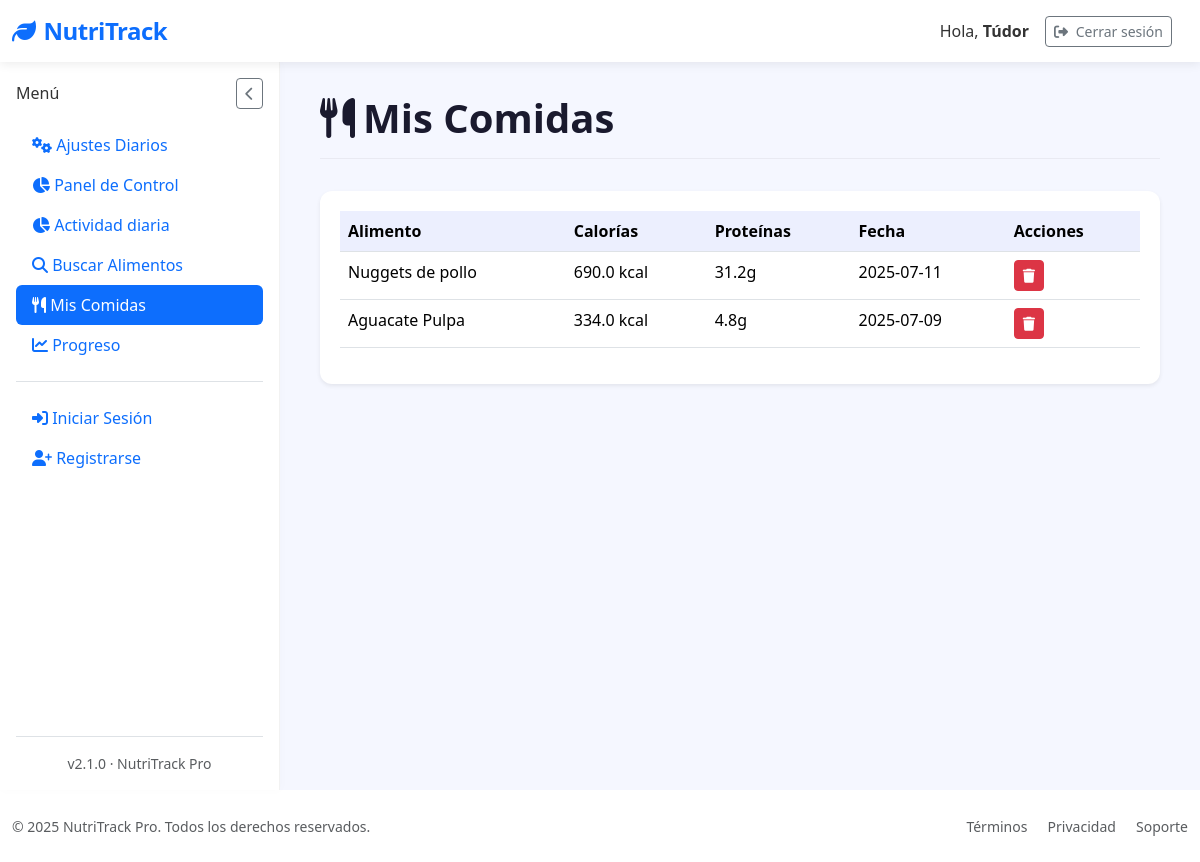
The page /mis-comidas (signed in) on the database its author committed.
### tables this page shows
CREATE TABLE "loggin" (
	"id"	INTEGER,
	"username"	TEXT NOT NULL,
	"password"	TEXT,
	"email"	TEXT, google_id TEXT,
	PRIMARY KEY("id" AUTOINCREMENT)
);

CREATE TABLE "food_entries" (
	"id"	INTEGER,
	"user_id"	INTEGER NOT NULL,
	"food_name"	TEXT NOT NULL,
	"calories"	REAL,
	"proteins"	REAL,
	"fats"	REAL,
	"carbs"	REAL,
	"date"	TIMESTAMP DEFAULT CURRENT_TIMESTAMP,
	"created_at"	TEXT,
	PRIMARY KEY("id" AUTOINCREMENT),
	FOREIGN KEY("user_id") REFERENCES "loggin"("id")
);

### app/controllers/MyfoodsController.py (the view)
@app.route('/mis-comidas')
@login_required
def mis_comidas():
    with get_db_cursor() as cur:
        cur.execute("""
            SELECT id, food_name, calories, proteins, date
            FROM food_entries
            WHERE user_id = ?
            ORDER BY date DESC
        """, (current_user.id,))
        comidas = cur.fetchall()
    return render_template('Myfoods/mis_comidas.html', comidas=comidas)

### app/__init__.py (called while the page is built)
@login_manager.user_loader
def load_user(user_id):
    return User.get_by_id(user_id)

### app/conexion.py (called while the page is built)
@contextmanager
def get_db_connection():
    conn = sqlite3.connect(DATABASE)
    conn.row_factory = sqlite3.Row  # Esto permite acceso como diccionario
    try:
        yield conn
    finally:
        conn.close()

@contextmanager
def get_db_cursor():
    with get_db_connection() as conn:
        cursor = conn.cursor()
        try:
            yield cursor
            conn.commit()
        except:
            conn.rollback()
            raise

### app/models/LoginGoogleModel.py (called while the page is built)
    @staticmethod
    def get_by_id(user_id):
        with get_db_cursor() as cur:
            cur.execute("SELECT * FROM loggin WHERE id = ?", (user_id,))
            user = cur.fetchone()
            if user:
                return User(
                    id=user['id'],
                    username=user['username'],
                    email=user['email'] if 'email' in user.keys() else None,
                    google_id=user['google_id'] if 'google_id' in user.keys() else None
                )
        return None

### app/templates/Myfoods/mis_comidas.html (shortened to what this page needs)
{% extends "base.html" %}
{% block section %}
<div class="page-header">
  <h1 class="page-title">
    <i class="fas fa-utensils me-2"></i>Mis Comidas
  </h1>
</div>
<div class="card border-0 shadow-sm">
  <div class="card-body">
    {% if comidas %}
    <div class="table-responsive">
      <table class="table table-hover">
        <thead>
          <tr>
            <th>Alimento</th>
            <th>Calorías</th>
            <th>Proteínas</th>
            <th>Fecha</th>
            <th>Acciones</th>
          </tr>
        </thead>
        <tbody>
          {% for comida in comidas %}
          <tr>
            <td>{{ comida['food_name'] }}</td>
            <td>{{ comida['calories'] }} kcal</td>
            <td>{{ comida['proteins'] }}g</td>
            <td>{{ comida['date'] }}</td>
            <td>
              <form method="POST" action="{{ url_for('eliminar_comida', comida_id=comida['id']) }}">
                <button type="submit" class="btn btn-sm btn-danger">
                  <i class="fas fa-trash"></i>
                </button>
              </form>
            </td>
          </tr>
          {% endfor %}
        </tbody>
      </table>
    </div>
    {% else %}
    <div class="text-center py-5">
      <i class="fas fa-utensils fa-3x text-muted mb-3"></i>
      <h5 class="fw-medium">No hay comidas registradas</h5>
      <p class="text-muted">Busca y añade alimentos para verlos aquí.</p>
    </div>
    {% endif %}
  </div>
</div>
{% endblock %}

### app/templates/base.html (shortened to what this page needs)
<!DOCTYPE html>
<html lang="es" data-bs-theme="light">
<head>
    <link href="https://cdn.jsdelivr.net/npm/bootstrap@5.3.2/dist/css/bootstrap.min.css" rel="stylesheet">
    <link rel="stylesheet" href="https://cdn.jsdelivr.net/npm/bootstrap-icons@1.11.1/font/bootstrap-icons.css">
    <link rel="stylesheet" href="https://cdnjs.cloudflare.com/ajax/libs/font-awesome/6.5.2/css/all.min.css" />
    <link href="https://cdn.jsdelivr.net/npm/sweetalert2@11/dist/sweetalert2.min.css" rel="stylesheet">
    <link rel="stylesheet" href="{{ url_for('static', filename='styles/Stylebase.css') }}">
</head>
<body>
    <nav class="navbar navbar-expand-lg navbar-light bg-white">
        <div class="container-fluid">
            <a class="navbar-brand text-primary" href="{{ url_for('logout') }}">
                <i class="fas fa-leaf me-2"></i>NutriTrack
            </a>
            <div class="d-flex align-items-center ms-auto">
                <span class="me-3 d-none d-md-inline">Hola, <strong>{{ current_user.username }}</strong></span>
                <a href="{{ url_for('logout') }}"
                   class="btn btn-outline-secondary btn-sm me-3"
                   onclick="return confirmLogout(event)">
                    <i class="fas fa-sign-out-alt me-1"></i> Cerrar sesión
                </a>
            </div>
        </div>
    </nav>
    <div class="container-fluid flex-grow-1">
        <div class="row h-100 g-0">
            <nav class="sidebar d-flex flex-column p-3" id="sidebar">
                <div class="d-flex justify-content-between align-items-center mb-3">
                    <h6 class="sidebar-title mb-0">Menú</h6>
                    <button id="closeSidebarBtn" class="btn btn-sm btn-outline-secondary d-lg-block">
                        <i class="fas fa-chevron-left"></i>
                    </button>
                </div>
                <ul class="nav nav-pills flex-column mb-auto">
                    <li>
                        <a href="{{ url_for('settings') }}" class="nav-link {% if request.path == url_for('settings') %}active{% endif %}">
                            <i class="fas fa-cogs"></i> Ajustes Diarios
                        </a>
                    </li>
                    <li class="nav-item">
                        <a href="{{ url_for('dashboard') }}" class="nav-link {% if request.path == url_for('dashboard') %}active{% endif %}">
                            <i class="fas fa-chart-pie"></i> Panel de Control
                        </a>
                    </li>
                    <li class="nav-item">
                        <a href="{{ url_for('activity') }}" class="nav-link {% if request.path == url_for('activity') %}active{% endif %}">
                            <i class="fas fa-chart-pie"></i> Actividad diaria
                        </a>
                    </li>
                    <li>
                        <a href="{{ url_for('search_food') }}" class="nav-link {% if request.path == url_for('search_food') %}active{% endif %}">
                            <i class="fas fa-search"></i> Buscar Alimentos
                        </a>
                    </li>
                    <li>
                        <a href="{{ url_for('mis_comidas') }}" class="nav-link {% if request.path == url_for('mis_comidas') %}active{% endif %}">
                            <i class="fas fa-utensils"></i> Mis Comidas
                        </a>
                    </li>
                    <li>
                        <a href="{{ url_for('progreso') }}" class="nav-link {% if request.path == url_for('progreso') %}active{% endif %}">
                            <i class="fas fa-chart-line"></i> Progreso
                        </a>
                    </li>
                    <li class="pt-3 mt-3 border-top">
                        {% if session.username %}
                        <a href="{{ url_for('logout') }}" class="nav-link">
                            <i class="fas fa-sign-out-alt"></i> Cerrar Sesión
                        </a>
                        {% else %}
                        <a href="{{ url_for('login') }}" class="nav-link">
                            <i class="fas fa-sign-in-alt"></i> Iniciar Sesión
                        </a>
                        <a href="{{ url_for('register') }}" class="nav-link">
                            <i class="fas fa-user-plus"></i> Registrarse
                        </a>
                        {% endif %}
                    </li>
                </ul>
                <div class="mt-auto pt-3 border-top">
                    <div class="text-center small text-muted">
                        v2.1.0 · NutriTrack Pro
                    </div>
                </div>
            </nav>
            <main class="main-content" id="mainContent">
                {% block section %}{% endblock %}
            </main>
        </div>
    </div>
    <footer class="bg-white py-4 mt-auto">
        <div class="container-fluid">
            <div class="row align-items-center">
                <div class="col-md-6 text-center text-md-start">
                    <p class="mb-0 small text-muted">&copy; 2025 NutriTrack Pro. Todos los derechos reservados.</p>
                </div>
                <div class="col-md-6 text-center text-md-end">
                    <a href="#" class="text-decoration-none small text-muted me-3">Términos</a>
                    <a href="#" class="text-decoration-none small text-muted me-3">Privacidad</a>
                    <a href="#" class="text-decoration-none small text-muted">Soporte</a>
                </div>
            </div>
        </div>
    </footer>
</body>
</html>

### app/static/styles/StyleBase.css (style rules this page uses)
:root { --primary-color: #4361ee; --secondary-color: #3f37c9; --accent-color: #4cc9f0; --dark-color: #1a1a2e; --light-color: #f8f9fa; --success-color: #4bb543; }
body { font-family: 'Segoe UI', system-ui, -apple-system, sans-serif; background-color: #f5f7ff; color: #333; min-height: 100vh; display: flex; flex-direction: column; overflow-x: hidden; }
.navbar-brand { font-weight: 700; font-size: 1.5rem; letter-spacing: -0.5px; }
.navbar { box-shadow: 0 2px 10px rgba(0, 0, 0, 0.08); background: white !important; position: relative; z-index: 1100; }
.container-fluid.flex-grow-1 { display: flex; flex-direction: column; min-height: calc(100vh - 72px - 70px); padding-left: 0; padding-right: 0; }
.row.h-100 { display: flex; flex-grow: 1; flex-wrap: nowrap; margin-left: 0; margin-right: 0; width: 100%; }
.sidebar { width: 280px; background: white; position: sticky; top: 72px; border-right: 1px solid rgba(0, 0, 0, 0.05); box-shadow: 1px 0 10px rgba(0, 0, 0, 0.02); transition: all 0.3s ease; z-index: 100; display: flex; flex-direction: column; flex-shrink: 0; height: calc(100vh - 72px); padding: 1rem; }
.main-content { flex-grow: 1; flex-basis: 0; padding: 2rem 2.5rem; background-color: #f5f7ff; overflow-y: auto; }
.card-body { padding: 1.25rem; }
.card-body { flex-grow: 1; }
.card { border: none; border-radius: 12px; box-shadow: 0 4px 12px rgba(0, 0, 0, 0.05); transition: transform 0.2s ease, box-shadow 0.2s ease; }
.table { --bs-table-bg: transparent; }
.table > thead { background-color: rgba(67, 97, 238, 0.1); color: var(--primary-color); }
.page-header { display: flex; justify-content: space-between; align-items: center; margin-bottom: 2rem; padding-bottom: 1rem; border-bottom: 1px solid rgba(0, 0, 0, 0.05); }
.page-title { font-weight: 700; color: var(--dark-color); margin: 0; }

### rows shown on the page
loggin: username "Túdor"
food_entries: food_name "Nuggets de pollo", calories "690.0", proteins "31.2", date "2025-07-11"
food_entries: food_name "Aguacate Pulpa", calories "334.0", proteins "4.8", date "2025-07-09"
